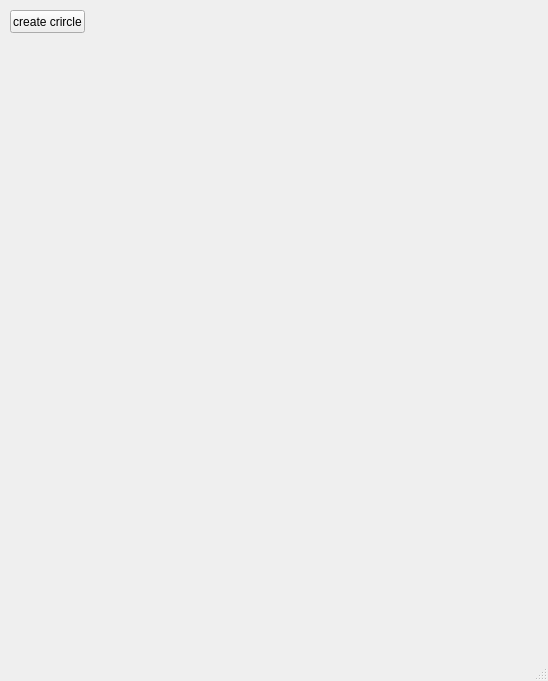
<?xml version="1.0" encoding="UTF-8"?>
<ui version="4.0">
 <class>MainWindow</class>
 <widget class="QMainWindow" name="MainWindow">
  <property name="geometry">
   <rect>
    <x>0</x>
    <y>0</y>
    <width>548</width>
    <height>681</height>
   </rect>
  </property>
  <property name="windowTitle">
   <string>Git и желтые окружности</string>
  </property>
  <widget class="QWidget" name="centralwidget">
   <widget class="QPushButton" name="pushButton">
    <property name="geometry">
     <rect>
      <x>10</x>
      <y>10</y>
      <width>75</width>
      <height>23</height>
     </rect>
    </property>
    <property name="text">
     <string>create crircle</string>
    </property>
   </widget>
   <widget class="QLabel" name="label">
    <property name="geometry">
     <rect>
      <x>10</x>
      <y>40</y>
      <width>531</width>
      <height>581</height>
     </rect>
    </property>
    <property name="text">
     <string/>
    </property>
   </widget>
  </widget>
  <widget class="QMenuBar" name="menubar">
   <property name="geometry">
    <rect>
     <x>0</x>
     <y>0</y>
     <width>548</width>
     <height>21</height>
    </rect>
   </property>
  </widget>
  <widget class="QStatusBar" name="statusbar"/>
 </widget>
 <resources/>
 <connections/>
</ui>
